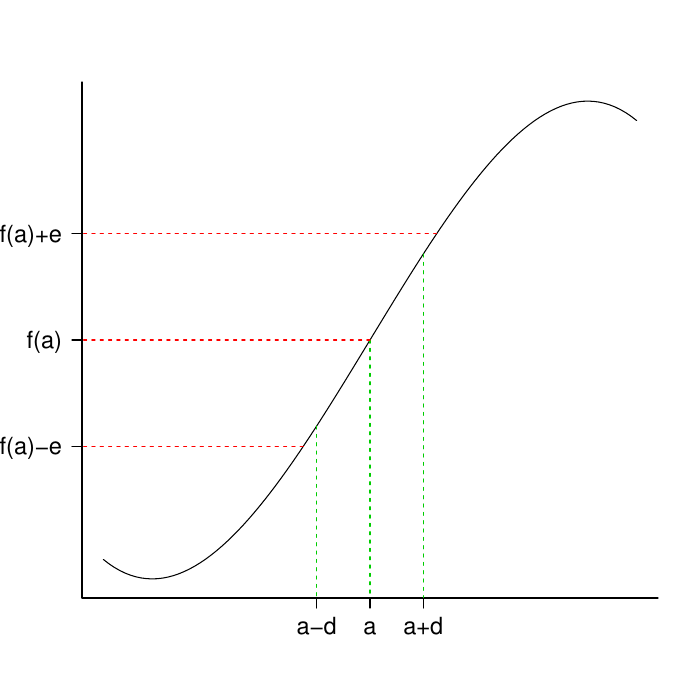

Generate this figure with R:
#!/bin/env Rscript

# 出力先を指定
pdf("eps_del.pdf")

#プロットする座標指定
#x<-c(0,5,0,0)
x<-seq(-2,2,length=100)

# グラフの式を関数として定義
y <- function(x) -x^3 + 8*x

# 平面にグラフを描写
plot(x, y(x), type="l", ann=F, bty="l", xaxt="n", yaxt="n")


par(cex.axis=1.4)
# 軸に数字を振る
axis(side=1, labels=c("a-d", "a", "a+d"), at=c(-0.4, 0, 0.4))
for (i in c(-0.4, 0, 0.4)) {
    lines( c(i,i), c(y(i),-10), lty=2, col=3) # x軸への垂線
}

axis(side=2, labels=c("f(a)-e", "f(a)", "f(a)+e"), at=c(y(-0.5), y(0), y(0.5)), las=2)
for (i in c(-0.5, 0, 0.5)) {
    lines( c(i,-3), c(y(i),y(i)), lty=2, col=2) # y軸への垂線
}

# 出力先デバイスを閉じる
dev.off()

